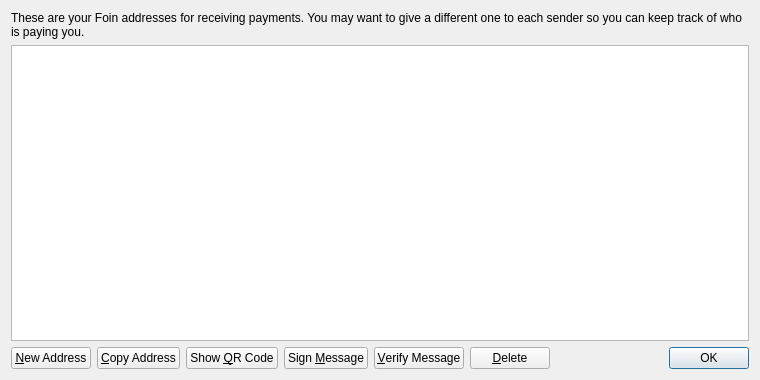
<?xml version="1.0" encoding="UTF-8"?>
<ui version="4.0">
 <class>AddressBookPage</class>
 <widget class="QWidget" name="AddressBookPage">
  <property name="geometry">
   <rect>
    <x>0</x>
    <y>0</y>
    <width>760</width>
    <height>380</height>
   </rect>
  </property>
  <property name="windowTitle">
   <string>Address Book</string>
  </property>
  <layout class="QVBoxLayout" name="verticalLayout">
   <item>
    <widget class="QLabel" name="labelExplanation">
     <property name="text">
      <string>These are your Foin addresses for receiving payments. You may want to give a different one to each sender so you can keep track of who is paying you.</string>
     </property>
     <property name="textFormat">
      <enum>Qt::PlainText</enum>
     </property>
     <property name="wordWrap">
      <bool>true</bool>
     </property>
    </widget>
   </item>
   <item>
    <widget class="QTableView" name="tableView">
     <property name="contextMenuPolicy">
      <enum>Qt::CustomContextMenu</enum>
     </property>
     <property name="toolTip">
      <string>Double-click to edit address or label</string>
     </property>
     <property name="tabKeyNavigation">
      <bool>false</bool>
     </property>
     <property name="selectionMode">
      <enum>QAbstractItemView::SingleSelection</enum>
     </property>
     <property name="selectionBehavior">
      <enum>QAbstractItemView::SelectRows</enum>
     </property>
     <property name="sortingEnabled">
      <bool>true</bool>
     </property>
     <attribute name="verticalHeaderVisible">
      <bool>false</bool>
     </attribute>
    </widget>
   </item>
   <item>
    <layout class="QHBoxLayout" name="horizontalLayout">
     <item>
      <widget class="QPushButton" name="newAddressButton">
       <property name="toolTip">
        <string>Create a new address</string>
       </property>
       <property name="text">
        <string>&amp;New Address</string>
       </property>
      </widget>
     </item>
     <item>
      <widget class="QPushButton" name="copyToClipboard">
       <property name="toolTip">
        <string>Copy the currently selected address to the system clipboard</string>
       </property>
       <property name="text">
        <string>&amp;Copy Address</string>
       </property>
      </widget>
     </item>
     <item>
      <widget class="QPushButton" name="showQRCode">
       <property name="text">
        <string>Show &amp;QR Code</string>
       </property>
      </widget>
     </item>
     <item>
      <widget class="QPushButton" name="signMessage">
       <property name="toolTip">
        <string>Sign a message to prove you own a Foin address</string>
       </property>
       <property name="text">
        <string>Sign &amp;Message</string>
       </property>
      </widget>
     </item>
     <item>
      <widget class="QPushButton" name="verifyMessage">
       <property name="toolTip">
        <string>Verify a message to ensure it was signed with a specified Foin address</string>
       </property>
       <property name="text">
        <string>&amp;Verify Message</string>
       </property>
      </widget>
     </item>
     <item>
      <widget class="QPushButton" name="deleteButton">
       <property name="toolTip">
        <string>Delete the currently selected address from the list</string>
       </property>
       <property name="text">
        <string>&amp;Delete</string>
       </property>
      </widget>
     </item>
     <item>
      <spacer name="horizontalSpacer">
       <property name="orientation">
        <enum>Qt::Horizontal</enum>
       </property>
       <property name="sizeHint" stdset="0">
        <size>
         <width>40</width>
         <height>20</height>
        </size>
       </property>
      </spacer>
     </item>
     <item>
      <widget class="QDialogButtonBox" name="buttonBox">
       <property name="sizePolicy">
        <sizepolicy hsizetype="Maximum" vsizetype="Fixed">
         <horstretch>0</horstretch>
         <verstretch>0</verstretch>
        </sizepolicy>
       </property>
       <property name="standardButtons">
        <set>QDialogButtonBox::Ok</set>
       </property>
      </widget>
     </item>
    </layout>
   </item>
  </layout>
 </widget>
 <resources>
  <include location="../bitcoin.qrc"/>
 </resources>
 <connections/>
</ui>
